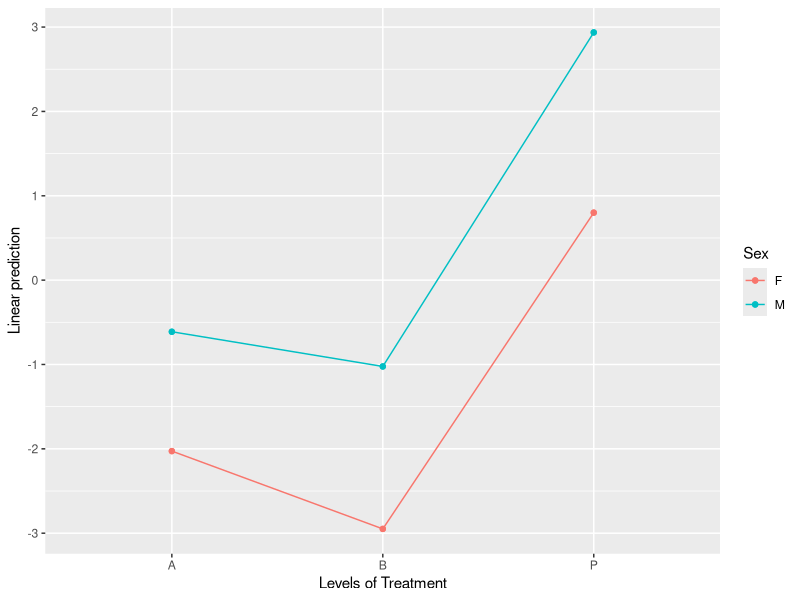

This figure's R source:
## ---- chunk 1
require("emmeans")
knitr::opts_chunk$set(collapse = TRUE, fig.width = 4.5)
## ---- chunk 2
pigs.lm <- lm(log(conc) ~ source + factor(percent), data = pigs)
## ---- chunk 3
pigs.emmGrid.s <- emmeans(pigs.lm, "source")
str(pigs.emmGrid.s)

summary(pigs.emmGrid.s, infer = TRUE, null = log(35))
## ---- chunk 4
summary(pigs.emmGrid.s, infer = TRUE, null = log(35), type = "response")
## ---- chunk 5
str(regrid(pigs.emmGrid.s))

summary(regrid(pigs.emmGrid.s), infer = TRUE, null = 35)
## ---- chunk 6
pigs.rg <- ref_grid(pigs.lm)
pigs.remm.s <- emmeans(regrid(pigs.rg), "source")
summary(pigs.remm.s, infer = TRUE, null = 35)
## ---- chunk 7
neuralgia.glm <- glm(Pain ~ Treatment * Sex + Age, family = binomial(), data = neuralgia)
neuralgia.emmGrid <- emmeans(neuralgia.glm, "Treatment", type = "response")
neuralgia.emmGrid
## ---- chunk 8
pairs(neuralgia.emmGrid, reverse = TRUE)
## ---- chunk 9
emmip(neuralgia.glm, Sex ~ Treatment)
## ---- chunk 10
warp.glm <- glm(sqrt(breaks) ~ wool*tension, family = Gamma, data = warpbreaks)
ref_grid(warp.glm)
## ---- chunk 11
emmeans(warp.glm, ~ tension | wool, type = "response")
## ---- chunk 12
emmeans(warp.glm, ~ tension | wool, type = "unlink")
## ---- chunk 13
pigroot.lm <- lm(sqrt(conc) ~ source + factor(percent), data = pigs)
piglog.emmGrid.s <- regrid(emmeans(pigroot.lm, "source"), transform = "log")
confint(piglog.emmGrid.s, type = "response")
pairs(piglog.emmGrid.s, type = "response")
